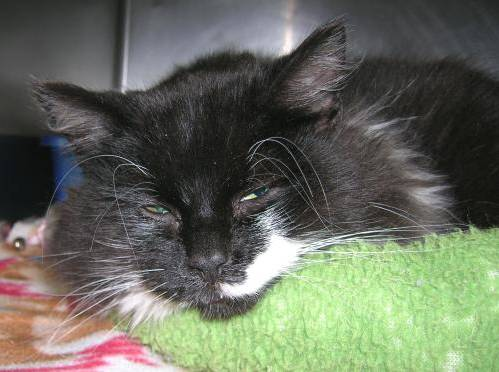
#> input picture 04Lab/data/cat/cat.136.jpg, 499 x 372 px; its folder holds only this picture in this run
$ jupyter execute --allow-errors KNN_classification.ipynb
#> lines starting #> are read from the running program, lines starting #| are printed output that depends on the picture
# Lab 4 - Image Classification

## Load and prepare Data

[cell 1]
import os
import numpy as np
from sklearn.model_selection import train_test_split
from sklearn.neighbors import KNeighborsClassifier
from sklearn.metrics import  accuracy_score
from PIL import Image

Function for loading images

[cell 2]
def load_images_from_folder(folder, label, image_size=(64, 64)):
#> called with folder = './data/cat', label = 0, image_size = (64, 64)
    images = []
    labels = []
    for filename in os.listdir(folder):
        img = Image.open(os.path.join(folder, filename))
#> img is the input picture: PIL image 499x372 RGB; mean R, G, B 102, 106.5, 92.6
        img = img.resize(image_size)
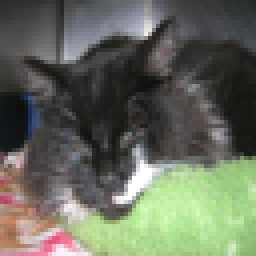
#> img: PIL image 64x64 RGB (shown 4 times larger); mean R, G, B 102, 106.5, 92.6
        img_array = np.array(img).flatten() # Flatten the image
#> img_array = 12288 values, max 255 at index 7977, min 10 at index 5009, mean 100.4
        images.append(img_array)
        labels.append(label)
    return images, labels

Load the data and convert them into NumPy arrays

[cell 3]
cat_images, cat_labels = load_images_from_folder('./data/cat', 0)
#> cat_images = 1 item; cat_labels = [0]
#> (the rest of this cell did not finish here and is left out)


x = np.array(cat_images + dog_images)
y = np.array(cat_labels + dog_labels)

Split into training and testing

#> (a cell that did not finish here is left out)

## Initialize and train the Model

[cell 5]
k = 5 # Set number of neighbors
knn = KNeighborsClassifier(n_neighbors=k)

#> (the rest of this cell did not finish here and is left out)

## Classification Report

[cell 6]
from sklearn.metrics import  confusion_matrix, classification_report

# Predict on the test data
#> (the rest of this cell did not finish here and is left out)

## Testing Single Image

[cell 7]
def preprocess_image(image_path, image_size=(64, 64)):
#> called with image_path = './testt/dog.318.jpg', image_size = (64, 64)
    img = Image.open(image_path)
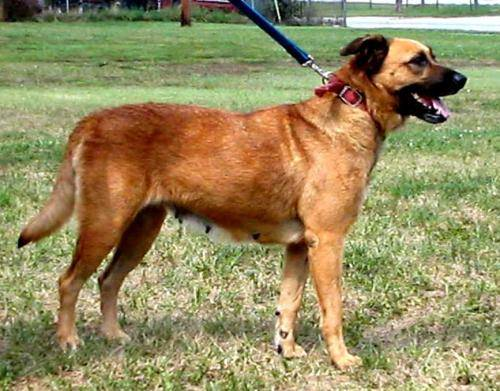
#> input picture 04Lab/testt/dog.318.jpg, 500 x 391 px
#> img is the input picture: PIL image 500x391 RGB; mean R, G, B 150.1, 139.1, 95.8
    img = img.resize(image_size)
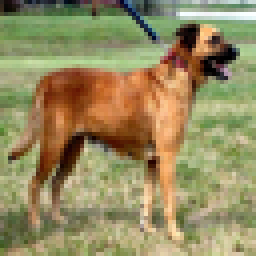
#> img: PIL image 64x64 RGB (shown 4 times larger); mean R, G, B 150.1, 139.1, 95.8
    img_array = np.array(img).flatten() # Flatten into 1D array
#> img_array = 12288 values, max 255 at index 712, min 0 at index 1485, mean 128.3
    return img_array.reshape(1, -1) # Reshape to 2D array for prediction
